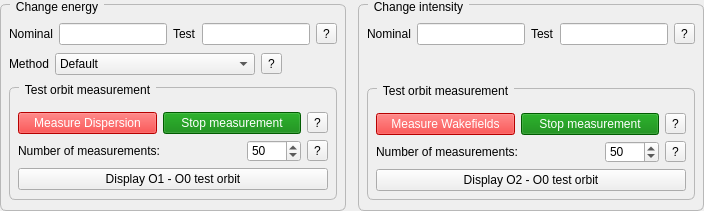
           <widget class="QWidget" name="beam_change_group" native="true">
            <property name="sizePolicy">
             <sizepolicy hsizetype="Preferred" vsizetype="Maximum">
              <horstretch>0</horstretch>
              <verstretch>0</verstretch>
             </sizepolicy>
            </property>
            <layout class="QHBoxLayout" name="beam_change_layout" stretch="1,1">
             <property name="spacing">
              <number>12</number>
             </property>
             <property name="leftMargin">
              <number>0</number>
             </property>
             <property name="topMargin">
              <number>0</number>
             </property>
             <property name="rightMargin">
              <number>0</number>
             </property>
             <property name="bottomMargin">
              <number>0</number>
             </property>
             <item>
              <widget class="QGroupBox" name="energy_change_group">
               <property name="styleSheet">
                <string notr="true">QGroupBox {
    border: 1px solid palette(mid);
    border-radius: 6px;
    margin-top: 4px;
    padding-top: 6px;
}
QGroupBox::title {
    subcontrol-origin: margin;
    left: 10px;
    padding: 0 4px 0 4px;
}</string>
               </property>
               <property name="title">
                <string>Change energy</string>
               </property>
               <layout class="QGridLayout" name="energy_change_layout" columnstretch="1,0">
                <property name="leftMargin">
                 <number>8</number>
                </property>
                <property name="topMargin">
                 <number>12</number>
                </property>
                <property name="rightMargin">
                 <number>8</number>
                </property>
                <property name="bottomMargin">
                 <number>10</number>
                </property>
                <property name="spacing">
                 <number>8</number>
                </property>
                <item row="0" column="0" colspan="2">
                 <layout class="QHBoxLayout" name="energy_change_values_layout">
                  <property name="spacing">
                   <number>6</number>
                  </property>
                  <property name="leftMargin">
                   <number>0</number>
                  </property>
                  <property name="topMargin">
                   <number>0</number>
                  </property>
                  <property name="rightMargin">
                   <number>0</number>
                  </property>
                  <property name="bottomMargin">
                   <number>0</number>
                  </property>
                  <item>
                   <widget class="QLabel" name="energy_nominal_label">
                    <property name="text">
                     <string>Nominal</string>
                    </property>
                   </widget>
                  </item>
                  <item>
                   <widget class="QLineEdit" name="energy_nominal_input">
                    <property name="maximumSize">
                     <size>
                      <width>110</width>
                      <height>16777215</height>
                     </size>
                    </property>
                   </widget>
                  </item>
                  <item>
                   <widget class="QLabel" name="energy_test_label">
                    <property name="text">
                     <string>Test</string>
                    </property>
                   </widget>
                  </item>
                  <item>
                   <widget class="QLineEdit" name="energy_test_input">
                    <property name="maximumSize">
                     <size>
                      <width>110</width>
                      <height>16777215</height>
                     </size>
                    </property>
                   </widget>
                  </item>
                  <item>
                   <widget class="QToolButton" name="energy_change_tooltip">
                    <property name="text">
                     <string>?</string>
                    </property>
                   </widget>
                  </item>
                  <item>
                   <spacer name="energy_change_values_spacer">
                    <property name="orientation">
                     <enum>Qt::Horizontal</enum>
                    </property>
                    <property name="sizeHint" stdset="0">
                     <size>
                      <width>0</width>
                      <height>0</height>
                     </size>
                    </property>
                   </spacer>
                  </item>
                 </layout>
                </item>
                <item row="1" column="0" colspan="2">
                 <layout class="QHBoxLayout" name="beam_change_method_layout">
                  <property name="spacing">
                   <number>6</number>
                  </property>
                  <property name="leftMargin">
                   <number>0</number>
                  </property>
                  <property name="topMargin">
                   <number>0</number>
                  </property>
                  <property name="rightMargin">
                   <number>0</number>
                  </property>
                  <property name="bottomMargin">
                   <number>0</number>
                  </property>
                  <item>
                   <widget class="QLabel" name="beam_change_method_label">
                    <property name="text">
                     <string>Method</string>
                    </property>
                    <property name="buddy">
                     <cstring>beam_change_method_combo</cstring>
                    </property>
                   </widget>
                  </item>
                  <item>
                   <widget class="QComboBox" name="beam_change_method_combo">
                    <property name="minimumSize">
                     <size>
                      <width>200</width>
                      <height>0</height>
                     </size>
                    </property>
                    <item>
                     <property name="text">
                      <string>Default</string>
                     </property>
                    </item>
                    <item>
                     <property name="text">
                      <string>Quadrupole scaling</string>
                     </property>
                    </item>
                   </widget>
                  </item>
                  <item>
                   <widget class="QToolButton" name="beam_change_method_tooltip">
                    <property name="toolTip">
                     <string>&lt;html&gt;&lt;head/&gt;&lt;body&gt;&lt;p&gt;Choose the energy-change method. On CLEAR, the combined RF-phase and quadrupole-scaling mode uses RF-phase measurements for DFS and a separate quadrupole-scaling measurement for the third correction term.&lt;/p&gt;&lt;/body&gt;&lt;/html&gt;</string>
                    </property>
                    <property name="text">
                     <string>?</string>
                    </property>
                   </widget>
                  </item>
                  <item>
                   <spacer name="beam_change_method_spacer">
                    <property name="orientation">
                     <enum>Qt::Horizontal</enum>
                    </property>
                    <property name="sizeHint" stdset="0">
                     <size>
                      <width>0</width>
                      <height>0</height>
                     </size>
                    </property>
                   </spacer>
                  </item>
                 </layout>
                </item>
                <item row="2" column="0" colspan="2">
                 <widget class="QGroupBox" name="energy_measurement_group">
                  <property name="styleSheet">
                   <string notr="true">QGroupBox#energy_measurement_group {
    border: 1px solid palette(mid);
    border-radius: 6px;
    margin-top: 4px;
    padding-top: 6px;
}
QGroupBox#energy_measurement_group::title {
    subcontrol-origin: margin;
    left: 10px;
    padding: 0 4px 0 4px;
}</string>
                  </property>
                  <property name="title">
                   <string>Test orbit measurement</string>
                  </property>
                  <layout class="QGridLayout" name="energy_measurement_layout" columnstretch="1,0,0">
                   <property name="leftMargin">
                    <number>8</number>
                   </property>
                   <property name="topMargin">
                    <number>18</number>
                   </property>
                   <property name="rightMargin">
                    <number>8</number>
                   </property>
                   <property name="bottomMargin">
                    <number>8</number>
                   </property>
                   <property name="spacing">
                    <number>6</number>
                   </property>
                   <item row="2" column="0" colspan="3">
                    <widget class="QPushButton" name="show_dfs_test_orbit_button">
                     <property name="text">
                      <string>Display O1 - O0 test orbit</string>
                     </property>
                    </widget>
                   </item>
                   <item row="1" column="0">
                    <widget class="QLabel" name="no_of_meas_dfs_label">
                     <property name="text">
                      <string>Number of measurements:</string>
                     </property>
                    </widget>
                   </item>
                   <item row="0" column="0" colspan="3">
                    <layout class="QHBoxLayout" name="energy_measurement_actions_layout" stretch="1,1,0">
                     <property name="spacing">
                      <number>6</number>
                     </property>
                     <item>
                      <widget class="QPushButton" name="measure_dispersion_button">
                       <property name="styleSheet">
                        <string notr="true">background-color: red; color: white;</string>
                       </property>
                       <property name="text">
                        <string>Measure Dispersion</string>
                       </property>
                      </widget>
                     </item>
                     <item>
                      <widget class="QPushButton" name="stop_dispersion_measurement_button">
                       <property name="styleSheet">
                        <string notr="true">background-color: green; color: white;</string>
                       </property>
                       <property name="text">
                        <string>Stop measurement</string>
                       </property>
                      </widget>
                     </item>
                     <item>
                      <widget class="QToolButton" name="measure_dispersion_tooltip">
                       <property name="toolTip">
                        <string>&lt;html&gt;&lt;head/&gt;&lt;body&gt;&lt;p&gt;Measure dispersion on the machine, display the results in a pop-up plot, and save them to a text file.&lt;/p&gt;&lt;/body&gt;&lt;/html&gt;</string>
                       </property>
                       <property name="text">
                        <string>?</string>
                       </property>
                      </widget>
                     </item>
                    </layout>
                   </item>
                   <item row="1" column="2">
                    <widget class="QToolButton" name="no_of_meas_dfs_tooltip">
                     <property name="toolTip">
                      <string/>
                     </property>
                     <property name="text">
                      <string>?</string>
                     </property>
                    </widget>
                   </item>
                   <item row="1" column="1">
                    <widget class="QDoubleSpinBox" name="no_of_meas_dfs_test_orbit">
                     <property name="decimals">
                      <number>0</number>
                     </property>
                     <property name="minimum">
                      <double>1.000000000000000</double>
                     </property>
                     <property name="maximum">
                      <double>1000.000000000000000</double>
                     </property>
                     <property name="value">
                      <double>50.000000000000000</double>
                     </property>
                    </widget>
                   </item>
                  </layout>
                 </widget>
                </item>
               </layout>
              </widget>
             </item>
             <item>
              <widget class="QGroupBox" name="intensity_change_group">
               <property name="styleSheet">
                <string notr="true">QGroupBox {
    border: 1px solid palette(mid);
    border-radius: 6px;
    margin-top: 4px;
    padding-top: 6px;
}
QGroupBox::title {
    subcontrol-origin: margin;
    left: 10px;
    padding: 0 4px 0 4px;
}</string>
               </property>
               <property name="title">
                <string>Change intensity</string>
               </property>
               <layout class="QGridLayout" name="intensity_change_layout" columnstretch="1,0">
                <property name="leftMargin">
                 <number>8</number>
                </property>
                <property name="topMargin">
                 <number>12</number>
                </property>
                <property name="rightMargin">
                 <number>8</number>
                </property>
                <property name="bottomMargin">
                 <number>10</number>
                </property>
                <property name="spacing">
                 <number>8</number>
                </property>
                <item row="0" column="0" colspan="2">
                 <layout class="QHBoxLayout" name="intensity_change_values_layout">
                  <property name="spacing">
                   <number>6</number>
                  </property>
                  <property name="leftMargin">
                   <number>0</number>
                  </property>
                  <property name="topMargin">
                   <number>0</number>
                  </property>
                  <property name="rightMargin">
                   <number>0</number>
                  </property>
                  <property name="bottomMargin">
                   <number>0</number>
                  </property>
                  <item>
                   <widget class="QLabel" name="intensity_nominal_label">
                    <property name="text">
                     <string>Nominal</string>
                    </property>
                   </widget>
                  </item>
                  <item>
                   <widget class="QLineEdit" name="intensity_nominal_input">
                    <property name="maximumSize">
                     <size>
                      <width>110</width>
                      <height>16777215</height>
                     </size>
                    </property>
                   </widget>
                  </item>
                  <item>
                   <widget class="QLabel" name="intensity_test_label">
                    <property name="text">
                     <string>Test</string>
                    </property>
                   </widget>
                  </item>
                  <item>
                   <widget class="QLineEdit" name="intensity_test_input">
                    <property name="maximumSize">
                     <size>
                      <width>110</width>
                      <height>16777215</height>
                     </size>
                    </property>
                   </widget>
                  </item>
                  <item>
                   <widget class="QToolButton" name="intensity_change_tooltip">
                    <property name="text">
                     <string>?</string>
                    </property>
                   </widget>
                  </item>
                  <item>
                   <spacer name="intensity_change_values_spacer">
                    <property name="orientation">
                     <enum>Qt::Horizontal</enum>
                    </property>
                    <property name="sizeHint" stdset="0">
                     <size>
                      <width>0</width>
                      <height>0</height>
                     </size>
                    </property>
                   </spacer>
                  </item>
                 </layout>
                </item>
                <item row="1" column="0" colspan="2">
                 <widget class="QWidget" name="intensity_change_method_placeholder" native="true">
                  <property name="minimumSize">
                   <size>
                    <width>0</width>
                    <height>23</height>
                   </size>
                  </property>
                  <property name="maximumSize">
                   <size>
                    <width>16777215</width>
                    <height>23</height>
                   </size>
                  </property>
                 </widget>
                </item>
                <item row="2" column="0" colspan="2">
                 <widget class="QGroupBox" name="intensity_measurement_group">
                  <property name="styleSheet">
                   <string notr="true">QGroupBox#intensity_measurement_group {
    border: 1px solid palette(mid);
    border-radius: 6px;
    margin-top: 4px;
    padding-top: 6px;
}
QGroupBox#intensity_measurement_group::title {
    subcontrol-origin: margin;
    left: 10px;
    padding: 0 4px 0 4px;
}</string>
                  </property>
                  <property name="title">
                   <string>Test orbit measurement</string>
                  </property>
                  <layout class="QGridLayout" name="intensity_measurement_layout" columnstretch="1,0,0">
                   <property name="leftMargin">
                    <number>8</number>
                   </property>
                   <property name="topMargin">
                    <number>18</number>
                   </property>
                   <property name="rightMargin">
                    <number>8</number>
                   </property>
                   <property name="bottomMargin">
                    <number>8</number>
                   </property>
                   <property name="spacing">
                    <number>6</number>
                   </property>
                   <item row="1" column="2">
                    <widget class="QToolButton" name="no_of_meas_wfs_tooltip">
                     <property name="toolTip">
                      <string/>
                     </property>
                     <property name="text">
                      <string>?</string>
                     </property>
                    </widget>
                   </item>
                   <item row="1" column="0">
                    <widget class="QLabel" name="no_of_meas_wfs_label">
                     <property name="text">
                      <string>Number of measurements:</string>
                     </property>
                    </widget>
                   </item>
                   <item row="2" column="0" colspan="3">
                    <widget class="QPushButton" name="show_wfs_test_orbit_button">
                     <property name="text">
                      <string>Display O2 - O0 test orbit</string>
                     </property>
                    </widget>
                   </item>
                   <item row="0" column="0" colspan="3">
                    <layout class="QHBoxLayout" name="intensity_measurement_actions_layout" stretch="1,1,0">
                     <property name="spacing">
                      <number>6</number>
                     </property>
                     <item>
                      <widget class="QPushButton" name="measure_wakefields_button">
                       <property name="styleSheet">
                        <string notr="true">background-color: red; color: white;</string>
                       </property>
                       <property name="text">
                        <string>Measure Wakefields</string>
                       </property>
                      </widget>
                     </item>
                     <item>
                      <widget class="QPushButton" name="stop_wakefields_measurement_button">
                       <property name="styleSheet">
                        <string notr="true">background-color: green; color: white;</string>
                       </property>
                       <property name="text">
                        <string>Stop measurement</string>
                       </property>
                      </widget>
                     </item>
                     <item>
                      <widget class="QToolButton" name="measure_wakefields_tooltip">
                       <property name="toolTip">
                        <string>&lt;html&gt;&lt;head/&gt;&lt;body&gt;&lt;p&gt;Measure wakefields on the machine, display the results in a pop-up plot, and save them to a text file.&lt;/p&gt;&lt;/body&gt;&lt;/html&gt;</string>
                       </property>
                       <property name="text">
                        <string>?</string>
                       </property>
                      </widget>
                     </item>
                    </layout>
                   </item>
                   <item row="1" column="1">
                    <widget class="QDoubleSpinBox" name="no_of_meas_wfs_test_orbit">
                     <property name="decimals">
                      <number>0</number>
                     </property>
                     <property name="minimum">
                      <double>1.000000000000000</double>
                     </property>
                     <property name="maximum">
                      <double>1000.000000000000000</double>
                     </property>
                     <property name="value">
                      <double>50.000000000000000</double>
                     </property>
                    </widget>
                   </item>
                  </layout>
                 </widget>
                </item>
               </layout>
              </widget>
             </item>
            </layout>
           </widget>
